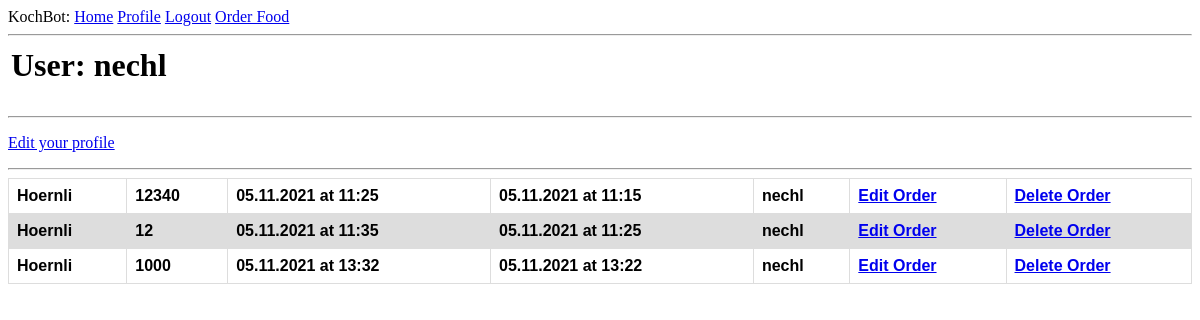
The page /user/nechl (signed in) on the database as committed earlier.
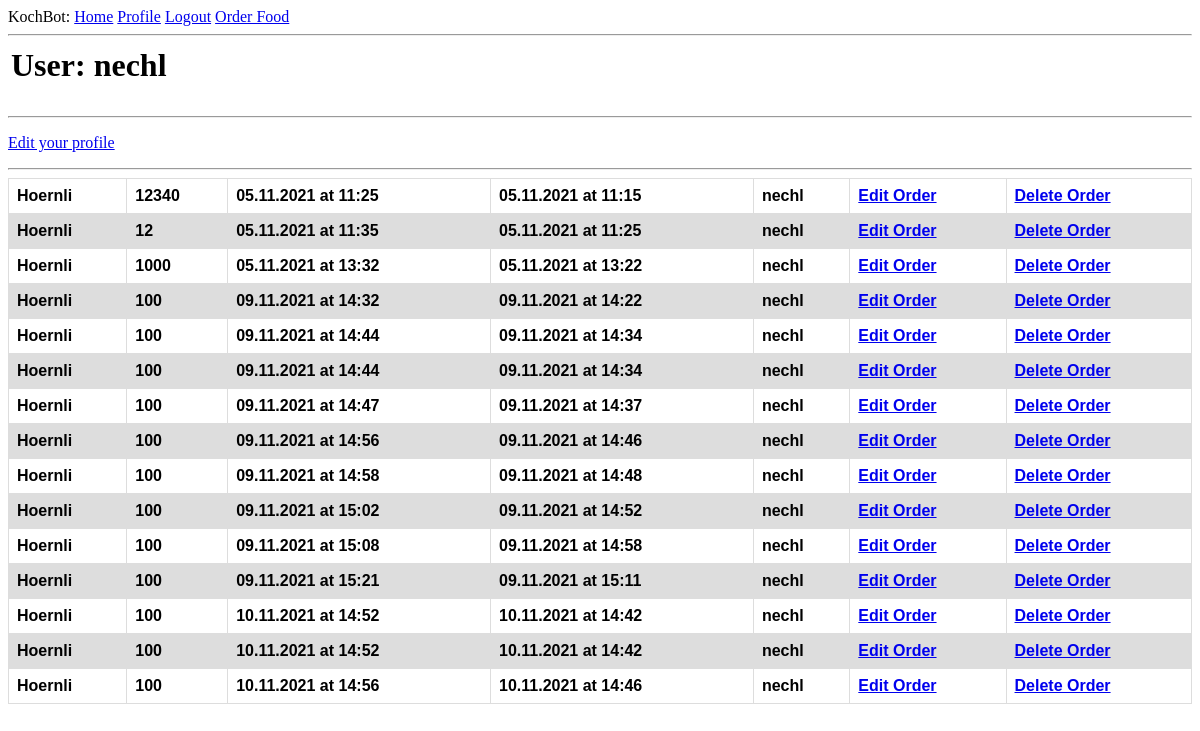
The same page on the database as committed later.
### app/models.py (models this page shows, shortened)
class Order(db.Model):
    id = db.Column(db.Integer, primary_key = True)
    food = db.Column(db.String(140))
    timestamp = db.Column(db.DateTime,  default=datetime.utcnow)
    amount = db.Column(db.Integer())
    finished_at = db.Column(db.DateTime, index = True)
    start_at = db.Column(db.DateTime)
    user_id = db.Column(db.Integer, db.ForeignKey('user.id'))
    cooking = db.Column(db.Boolean, default = False)

### app/routes.py (the view)
@app.route('/user/<username>')
@login_required
def user(username):
    user = User.query.filter_by(username=username).first_or_404()
    orders = Order.query.order_by(Order.finished_at.asc()).all()
    return render_template('user.html', user=user, orders=orders)

### app/models.py (called while the page is built)
@login.user_loader
def load_user(id):
    return User.query.get(int(id))

### app/templates/user.html
{% extends "base.html" %}
{% block content %}
    <table>
        <tr valign="top">
            <td><h1>User: {{ user.username }}</h1></td>
        </tr>
    </table>
    <hr>
    {% if user == current_user %}
        <p><a href="{{ url_for('edit_profile') }}">Edit your profile</a></p>
    {% endif %}
    <hr>
    <table id="orders">
        {% for order in orders %}
            {% include '_order.html' %}
        {% endfor %}
    </table>
{% endblock %}

### app/templates/_order.html
<tr id="orders">
    <th id="orders">{{ order.food }}</th>
    <th id="orders">{{ order.amount }}</th>
    <th id="orders">{{ order.finished_at.strftime("%d.%m.%Y at %H:%M") }}</th>
    <th id="orders">{{ order.start_at.strftime("%d.%m.%Y at %H:%M") }}</th>
    <th id="orders">{{ order.user_id }}</th>
    <th id="orders"><a href="{{ url_for('edit_order', id=order.id) }}">Edit Order</a></th>
    <th id="orders"><a href="{{ url_for('delete_order', id=order.id) }}">Delete Order</a></th>
</tr>

Rows that differ between the two databases and show on the page:
added Order: food "Hoernli", amount "100", finished_at "09.11.2021 at 14:32", start_at "09.11.2021 at 14:22", user_id "nechl"
added Order: food "Hoernli", amount "100", finished_at "09.11.2021 at 14:44", start_at "09.11.2021 at 14:34", user_id "nechl"
added Order: food "Hoernli", amount "100", finished_at "09.11.2021 at 14:44", start_at "09.11.2021 at 14:34", user_id "nechl"
added Order: food "Hoernli", amount "100", finished_at "09.11.2021 at 14:47", start_at "09.11.2021 at 14:37", user_id "nechl"
added Order: food "Hoernli", amount "100", finished_at "09.11.2021 at 14:56", start_at "09.11.2021 at 14:46", user_id "nechl"
added Order: food "Hoernli", amount "100", finished_at "09.11.2021 at 14:58", start_at "09.11.2021 at 14:48", user_id "nechl"
added Order: food "Hoernli", amount "100", finished_at "09.11.2021 at 15:02", start_at "09.11.2021 at 14:52", user_id "nechl"
added Order: food "Hoernli", amount "100", finished_at "09.11.2021 at 15:08", start_at "09.11.2021 at 14:58", user_id "nechl"
added Order: food "Hoernli", amount "100", finished_at "09.11.2021 at 15:21", start_at "09.11.2021 at 15:11", user_id "nechl"
added Order: food "Hoernli", amount "100", finished_at "10.11.2021 at 14:52", start_at "10.11.2021 at 14:42", user_id "nechl"
added Order: food "Hoernli", amount "100", finished_at "10.11.2021 at 14:52", start_at "10.11.2021 at 14:42", user_id "nechl"
added Order: food "Hoernli", amount "100", finished_at "10.11.2021 at 14:56", start_at "10.11.2021 at 14:46", user_id "nechl"
